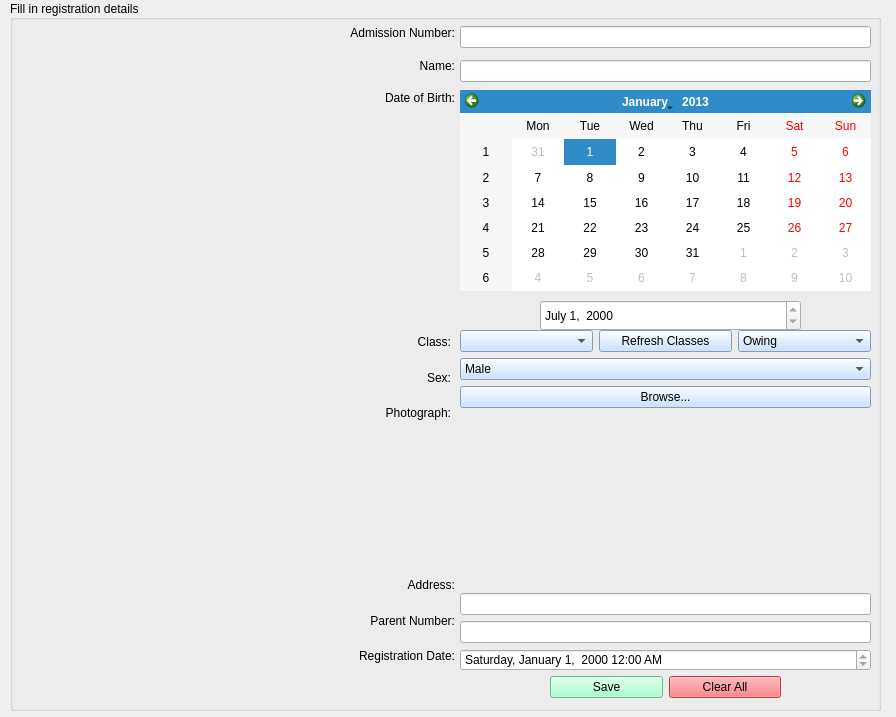
<?xml version="1.0" encoding="UTF-8"?>
<ui version="4.0">
 <class>StudRegForm</class>
 <widget class="QWidget" name="StudRegForm">
  <property name="geometry">
   <rect>
    <x>0</x>
    <y>0</y>
    <width>896</width>
    <height>717</height>
   </rect>
  </property>
  <property name="windowTitle">
   <string>Registration</string>
  </property>
  <property name="windowIcon">
   <iconset>
    <normaloff>add_user_icon.jpg</normaloff>add_user_icon.jpg</iconset>
  </property>
  <property name="styleSheet">
   <string notr="true">font: 12pt &quot;MS Shell Dlg 2&quot;;</string>
  </property>
  <widget class="QGroupBox" name="groupBox">
   <property name="geometry">
    <rect>
     <x>10</x>
     <y>0</y>
     <width>871</width>
     <height>711</height>
    </rect>
   </property>
   <property name="styleSheet">
    <string notr="true">QPushButton{
background-color: rgb(187, 217, 255);
}

QComboBox{
background-color: rgb(187, 217, 255);
}</string>
   </property>
   <property name="title">
    <string>Fill in registration details</string>
   </property>
   <property name="alignment">
    <set>Qt::AlignLeading|Qt::AlignLeft|Qt::AlignVCenter</set>
   </property>
   <widget class="QWidget" name="verticalLayoutWidget">
    <property name="geometry">
     <rect>
      <x>270</x>
      <y>20</y>
      <width>175</width>
      <height>91</height>
     </rect>
    </property>
    <layout class="QVBoxLayout" name="verticalLayout">
     <item>
      <widget class="QLabel" name="label_5">
       <property name="text">
        <string>Admission Number:</string>
       </property>
       <property name="alignment">
        <set>Qt::AlignRight|Qt::AlignTrailing|Qt::AlignVCenter</set>
       </property>
      </widget>
     </item>
     <item>
      <widget class="QLabel" name="label_4">
       <property name="layoutDirection">
        <enum>Qt::LeftToRight</enum>
       </property>
       <property name="text">
        <string>Name:</string>
       </property>
       <property name="alignment">
        <set>Qt::AlignRight|Qt::AlignTrailing|Qt::AlignVCenter</set>
       </property>
      </widget>
     </item>
     <item>
      <widget class="QLabel" name="label_3">
       <property name="text">
        <string>Date of Birth:</string>
       </property>
       <property name="alignment">
        <set>Qt::AlignRight|Qt::AlignTrailing|Qt::AlignVCenter</set>
       </property>
      </widget>
     </item>
    </layout>
   </widget>
   <widget class="QWidget" name="verticalLayoutWidget_2">
    <property name="geometry">
     <rect>
      <x>450</x>
      <y>20</y>
      <width>411</width>
      <height>69</height>
     </rect>
    </property>
    <layout class="QVBoxLayout" name="verticalLayout_2">
     <item>
      <widget class="QLineEdit" name="admission_edit"/>
     </item>
     <item>
      <widget class="QLineEdit" name="name_edit"/>
     </item>
    </layout>
   </widget>
   <widget class="QCalendarWidget" name="calendarWidget">
    <property name="geometry">
     <rect>
      <x>450</x>
      <y>90</y>
      <width>411</width>
      <height>201</height>
     </rect>
    </property>
    <property name="toolTip">
     <string>Use the green arrows to select months and year, then click on day</string>
    </property>
    <property name="toolTipDuration">
     <number>-2</number>
    </property>
    <property name="selectedDate">
     <date>
      <year>2013</year>
      <month>1</month>
      <day>1</day>
     </date>
    </property>
    <property name="gridVisible">
     <bool>false</bool>
    </property>
   </widget>
   <widget class="QWidget" name="verticalLayoutWidget_3">
    <property name="geometry">
     <rect>
      <x>290</x>
      <y>327</y>
      <width>151</width>
      <height>101</height>
     </rect>
    </property>
    <layout class="QVBoxLayout" name="verticalLayout_5">
     <item>
      <widget class="QLabel" name="label">
       <property name="text">
        <string>Class:</string>
       </property>
       <property name="alignment">
        <set>Qt::AlignRight|Qt::AlignTrailing|Qt::AlignVCenter</set>
       </property>
      </widget>
     </item>
     <item>
      <widget class="QLabel" name="label_2">
       <property name="text">
        <string>Sex:</string>
       </property>
       <property name="alignment">
        <set>Qt::AlignRight|Qt::AlignTrailing|Qt::AlignVCenter</set>
       </property>
      </widget>
     </item>
     <item>
      <widget class="QLabel" name="label_6">
       <property name="text">
        <string>Photograph:</string>
       </property>
       <property name="alignment">
        <set>Qt::AlignRight|Qt::AlignTrailing|Qt::AlignVCenter</set>
       </property>
      </widget>
     </item>
    </layout>
   </widget>
   <widget class="QWidget" name="verticalLayoutWidget_4">
    <property name="geometry">
     <rect>
      <x>450</x>
      <y>330</y>
      <width>411</width>
      <height>341</height>
     </rect>
    </property>
    <layout class="QVBoxLayout" name="verticalLayout_6">
     <item>
      <layout class="QHBoxLayout" name="horizontalLayout">
       <item>
        <widget class="QComboBox" name="class_comboBox">
         <property name="enabled">
          <bool>true</bool>
         </property>
         <property name="currentText">
          <string/>
         </property>
        </widget>
       </item>
       <item>
        <widget class="QPushButton" name="refresh_btn">
         <property name="text">
          <string>Refresh Classes</string>
         </property>
        </widget>
       </item>
       <item>
        <widget class="QComboBox" name="sch_fees_comboBox">
         <property name="enabled">
          <bool>true</bool>
         </property>
         <property name="currentText">
          <string>Owing</string>
         </property>
         <item>
          <property name="text">
           <string>Owing</string>
          </property>
         </item>
         <item>
          <property name="text">
           <string>Paid</string>
          </property>
         </item>
        </widget>
       </item>
      </layout>
     </item>
     <item>
      <widget class="QComboBox" name="sex_comboBox">
       <item>
        <property name="text">
         <string>Male</string>
        </property>
       </item>
       <item>
        <property name="text">
         <string>Female</string>
        </property>
       </item>
      </widget>
     </item>
     <item>
      <widget class="QPushButton" name="browse_btn">
       <property name="toolTip">
        <string>Click to open pictures location in computer</string>
       </property>
       <property name="toolTipDuration">
        <number>-2</number>
       </property>
       <property name="text">
        <string>Browse...</string>
       </property>
      </widget>
     </item>
     <item>
      <widget class="QLabel" name="image_label">
       <property name="maximumSize">
        <size>
         <width>389</width>
         <height>219</height>
        </size>
       </property>
       <property name="text">
        <string/>
       </property>
       <property name="scaledContents">
        <bool>true</bool>
       </property>
      </widget>
     </item>
     <item>
      <widget class="QLineEdit" name="address_lineEdit"/>
     </item>
     <item>
      <widget class="QLineEdit" name="parent_no_lineEdit"/>
     </item>
     <item>
      <widget class="QDateTimeEdit" name="dateTimeEdit">
       <property name="toolTip">
        <string>It will automatically correct to the date of saving</string>
       </property>
       <property name="readOnly">
        <bool>true</bool>
       </property>
       <property name="displayFormat">
        <string>dddd, MMMM d,  yyyy hh:mm AP</string>
       </property>
      </widget>
     </item>
    </layout>
   </widget>
   <widget class="QPushButton" name="pushButton_2">
    <property name="geometry">
     <rect>
      <x>-290</x>
      <y>20</y>
      <width>93</width>
      <height>28</height>
     </rect>
    </property>
    <property name="text">
     <string>PushButton</string>
    </property>
   </widget>
   <widget class="QDateEdit" name="dateEdit">
    <property name="geometry">
     <rect>
      <x>530</x>
      <y>300</y>
      <width>261</width>
      <height>31</height>
     </rect>
    </property>
    <property name="toolTip">
     <string>You can only select date from calendar above</string>
    </property>
    <property name="toolTipDuration">
     <number>-2</number>
    </property>
    <property name="readOnly">
     <bool>true</bool>
    </property>
    <property name="displayFormat">
     <string>MMMM d,  yyyy</string>
    </property>
    <property name="date">
     <date>
      <year>2000</year>
      <month>7</month>
      <day>1</day>
     </date>
    </property>
   </widget>
   <widget class="QWidget" name="verticalLayoutWidget_5">
    <property name="geometry">
     <rect>
      <x>280</x>
      <y>570</y>
      <width>165</width>
      <height>101</height>
     </rect>
    </property>
    <layout class="QVBoxLayout" name="verticalLayout_7">
     <item>
      <widget class="QLabel" name="label_13">
       <property name="text">
        <string>Address:</string>
       </property>
       <property name="alignment">
        <set>Qt::AlignRight|Qt::AlignTrailing|Qt::AlignVCenter</set>
       </property>
      </widget>
     </item>
     <item>
      <widget class="QLabel" name="label_14">
       <property name="text">
        <string>Parent Number:</string>
       </property>
       <property name="alignment">
        <set>Qt::AlignRight|Qt::AlignTrailing|Qt::AlignVCenter</set>
       </property>
      </widget>
     </item>
     <item>
      <widget class="QLabel" name="label_15">
       <property name="layoutDirection">
        <enum>Qt::LeftToRight</enum>
       </property>
       <property name="text">
        <string>Registration Date:</string>
       </property>
       <property name="alignment">
        <set>Qt::AlignRight|Qt::AlignTrailing|Qt::AlignVCenter</set>
       </property>
      </widget>
     </item>
    </layout>
   </widget>
   <widget class="QLabel" name="label_7">
    <property name="geometry">
     <rect>
      <x>24</x>
      <y>25</y>
      <width>221</width>
      <height>671</height>
     </rect>
    </property>
    <property name="styleSheet">
     <string notr="true">QPushButton{
background-color: rgb(187, 217, 255);
}

QComboBox{
background-color: rgb(187, 217, 255);
}</string>
    </property>
    <property name="text">
     <string/>
    </property>
    <property name="pixmap">
     <pixmap>studreg_pic.jpg</pixmap>
    </property>
    <property name="scaledContents">
     <bool>true</bool>
    </property>
   </widget>
  </widget>
  <widget class="QWidget" name="horizontalLayoutWidget">
   <property name="geometry">
    <rect>
     <x>550</x>
     <y>670</y>
     <width>231</width>
     <height>35</height>
    </rect>
   </property>
   <layout class="QHBoxLayout" name="horizontalLayout_2">
    <item>
     <widget class="QPushButton" name="save_btn">
      <property name="styleSheet">
       <string notr="true">background-color: rgb(147, 255, 196);</string>
      </property>
      <property name="text">
       <string>Save</string>
      </property>
     </widget>
    </item>
    <item>
     <widget class="QPushButton" name="clear_btn">
      <property name="styleSheet">
       <string notr="true">background-color: rgb(255, 89, 97);</string>
      </property>
      <property name="text">
       <string>Clear All</string>
      </property>
     </widget>
    </item>
   </layout>
  </widget>
 </widget>
 <tabstops>
  <tabstop>admission_edit</tabstop>
  <tabstop>name_edit</tabstop>
  <tabstop>calendarWidget</tabstop>
  <tabstop>sex_comboBox</tabstop>
  <tabstop>browse_btn</tabstop>
  <tabstop>address_lineEdit</tabstop>
  <tabstop>parent_no_lineEdit</tabstop>
  <tabstop>dateTimeEdit</tabstop>
  <tabstop>save_btn</tabstop>
  <tabstop>clear_btn</tabstop>
  <tabstop>dateEdit</tabstop>
  <tabstop>pushButton_2</tabstop>
 </tabstops>
 <resources/>
 <connections/>
</ui>
